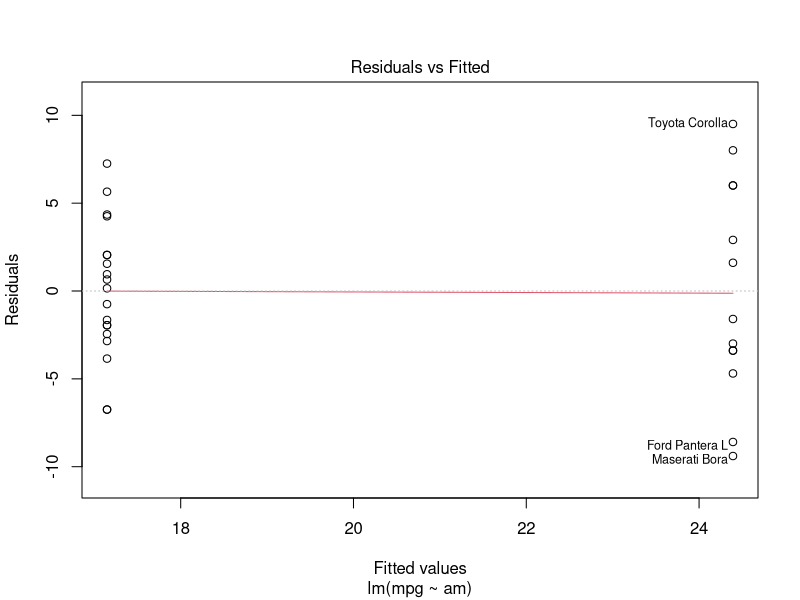
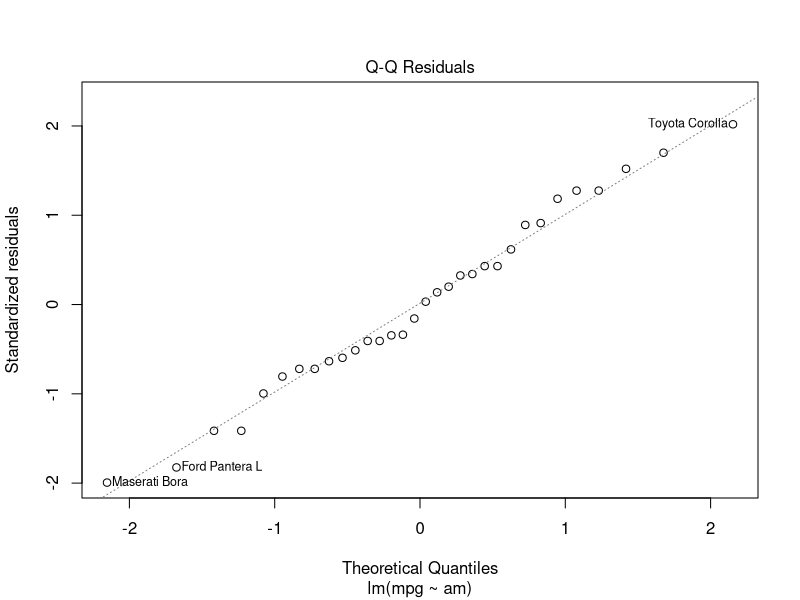
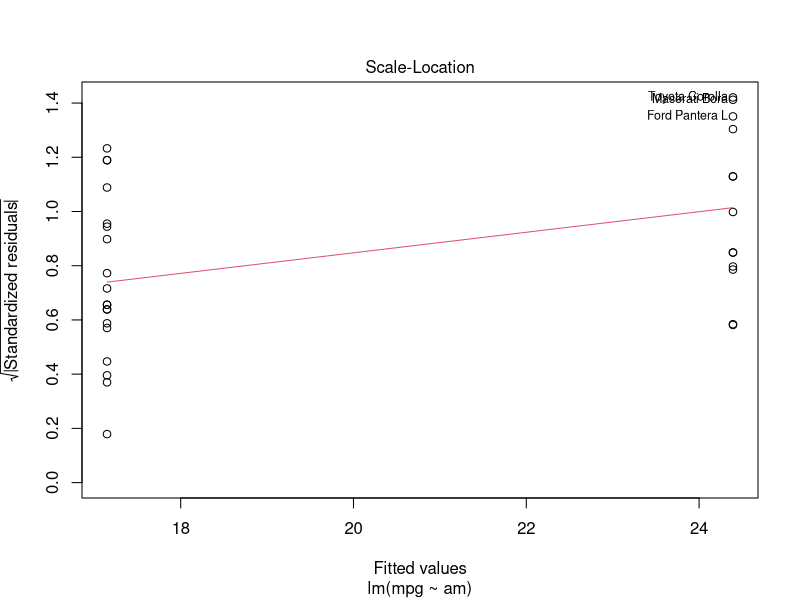
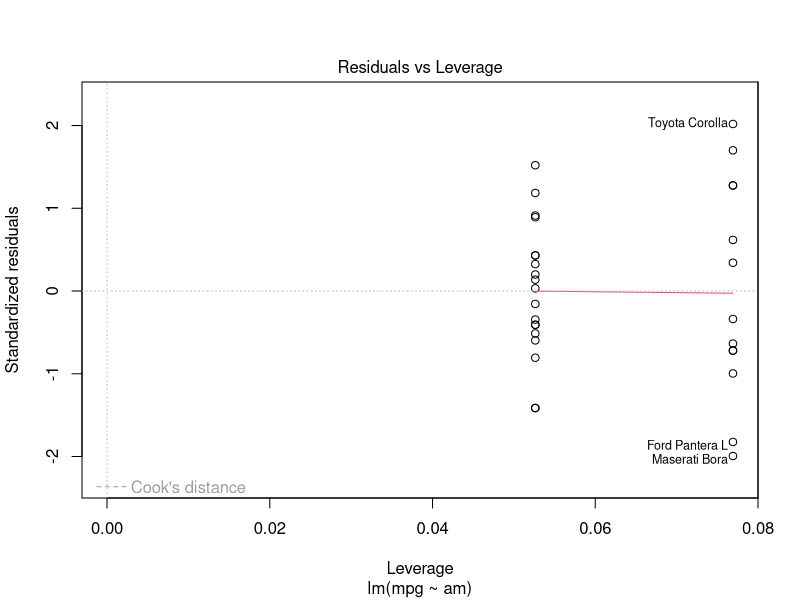
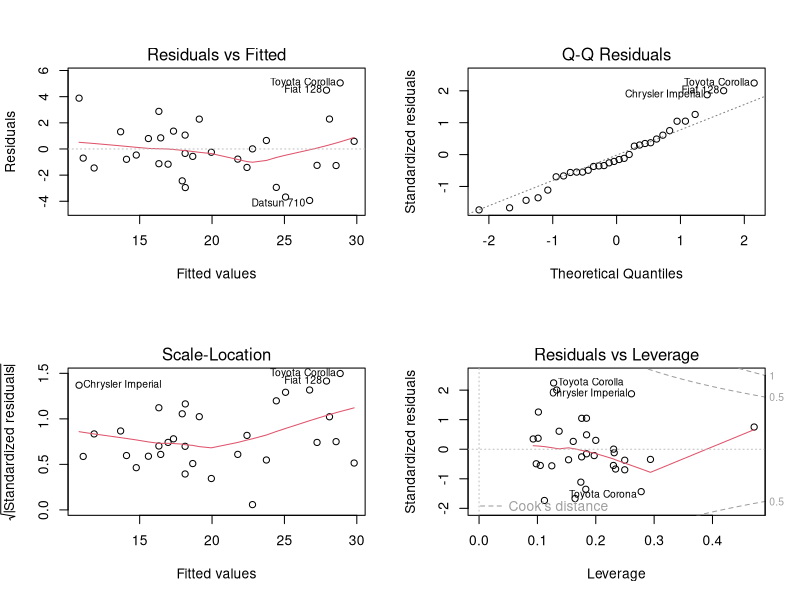
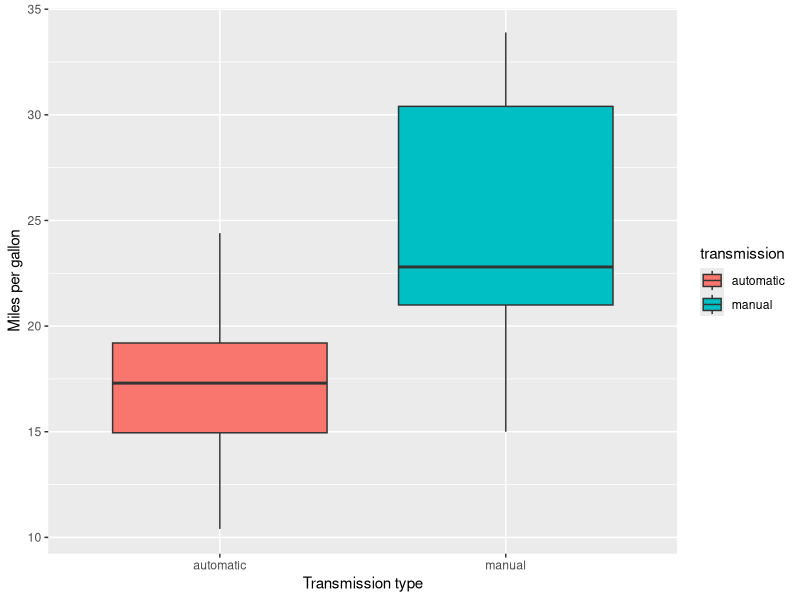
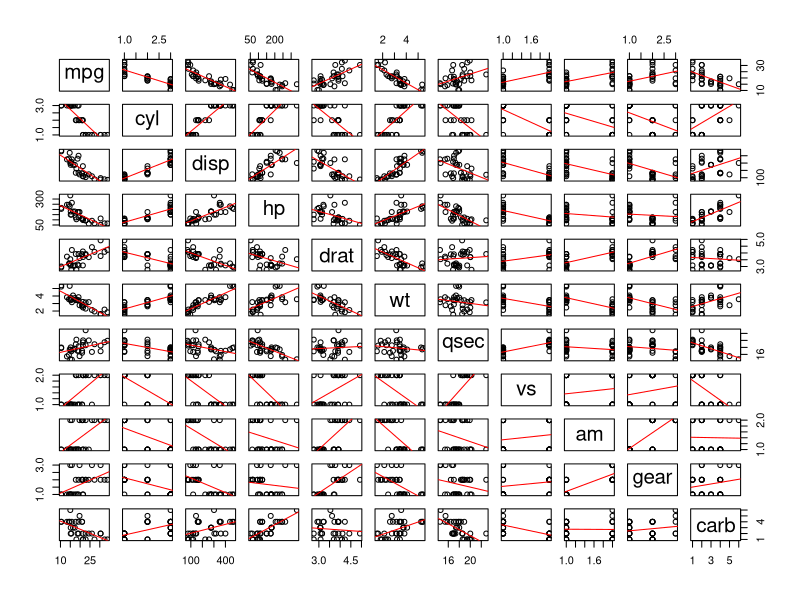

Write R code to recreate these figures, in order.
install.packages("rmarkdown")
library("rmarkdown")

??knitr
data(mtcars)
cars <- (mtcars)

cars$cyl <- factor(cars$cyl)
cars$vs <- factor(cars$vs)
cars$am <- factor(cars$am)
cars$gear <- factor(cars$gear)
cars$carb <- factor(cars$carb)


t.test(mpg~am, data = mtcars)

names(mtcars)

View(mtcars)

model0 <- lm(mpg ~ 1, data = cars)
model <- lm( mpg~am ,data=mtcars)

plot(model)

summary(model)


model2 <- lm( mpg~ . ,data=cars)

summary(model2)

model3 <- step(model2, model0, direction = "both")
par(mfrow = c(2,2))
plot(model3)

summary(model3)





library(plyr)
library(ggplot2)
# Rename the levels of transmission types
transmission <- revalue(cars$am, c('0'="automatic", '1'="manual"))
ggplot(cars, aes(x=transmission, y=mpg, fill=transmission)) +
  geom_boxplot() +
  xlab("Transmission type") +
  ylab("Miles per gallon")


str(cars$gear)


pairs(cars, panel=function(x,y) {
  points(x, y)
  abline(lm(y ~ x), col="red")
})
